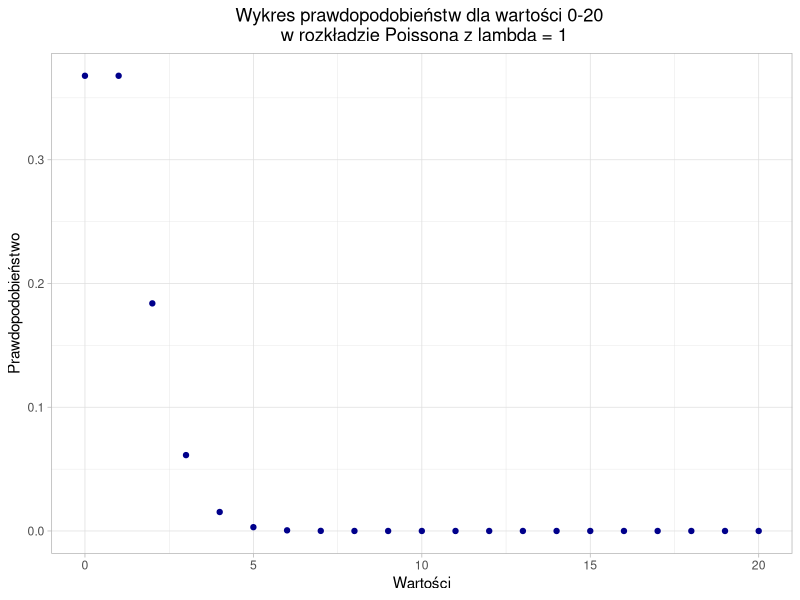
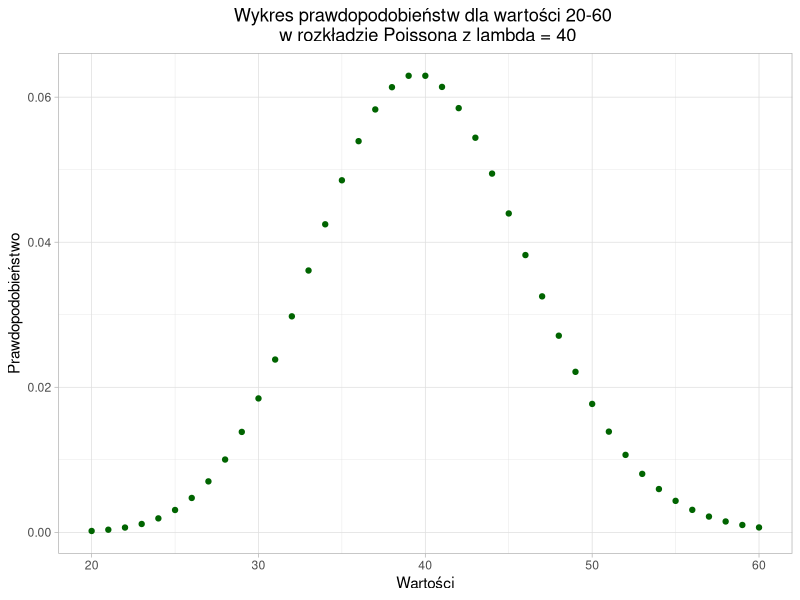
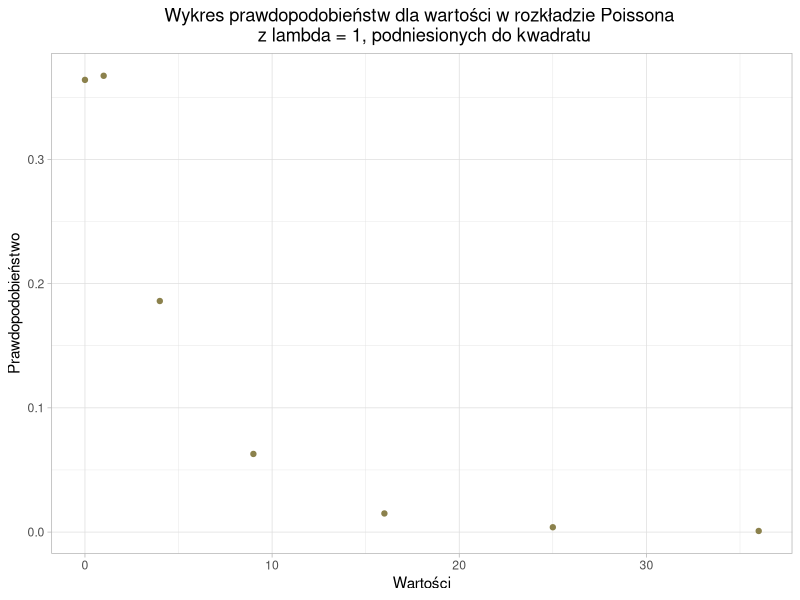
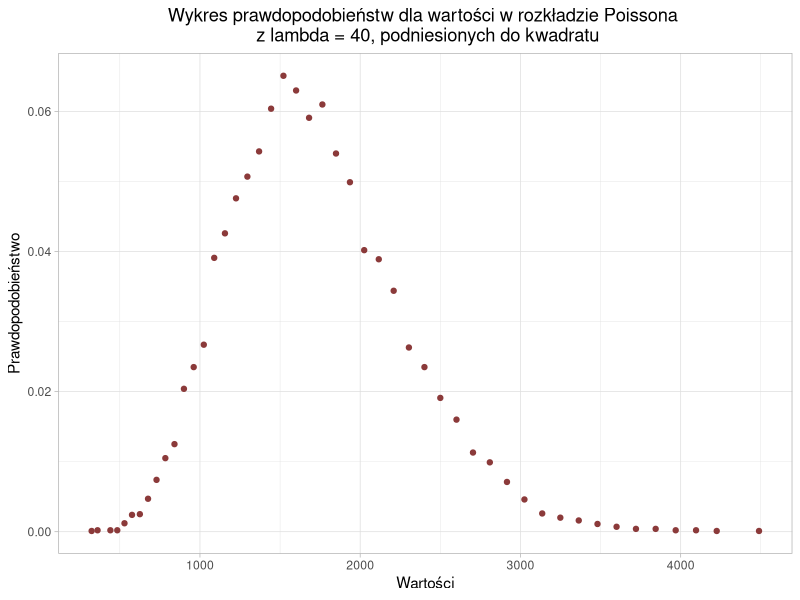
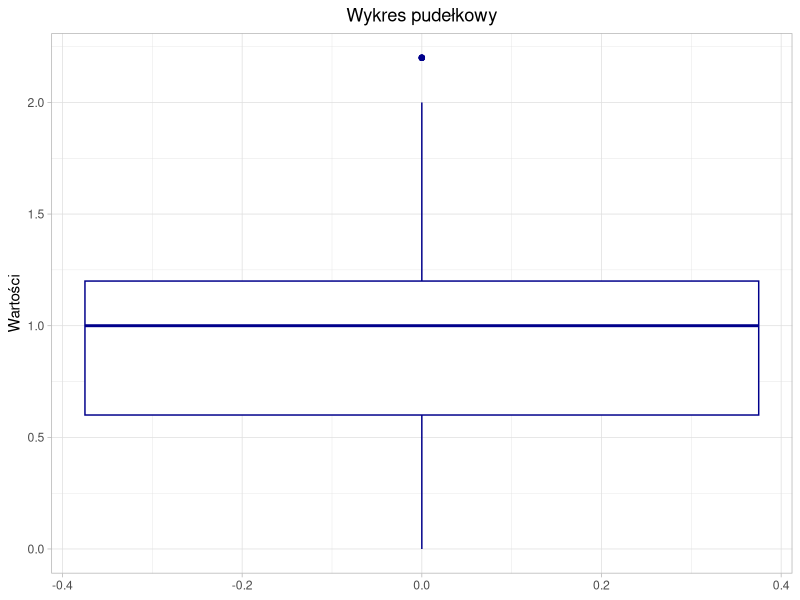
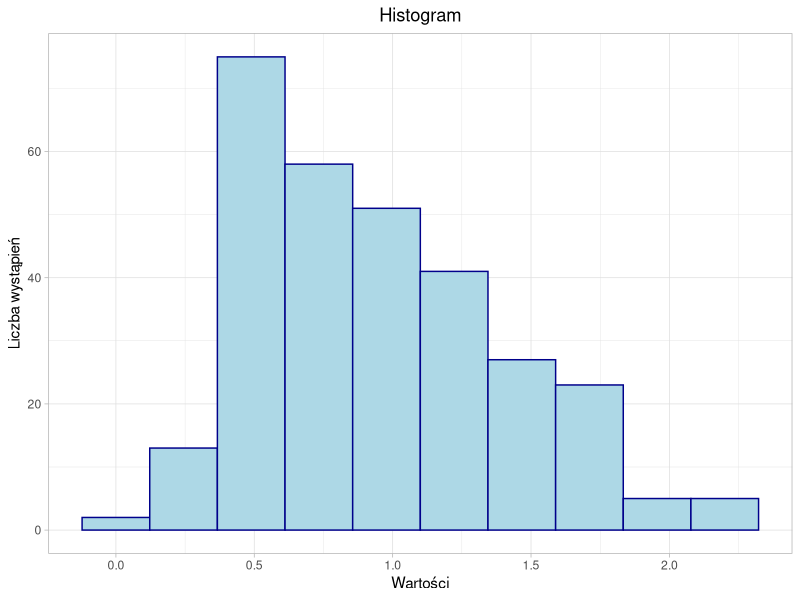
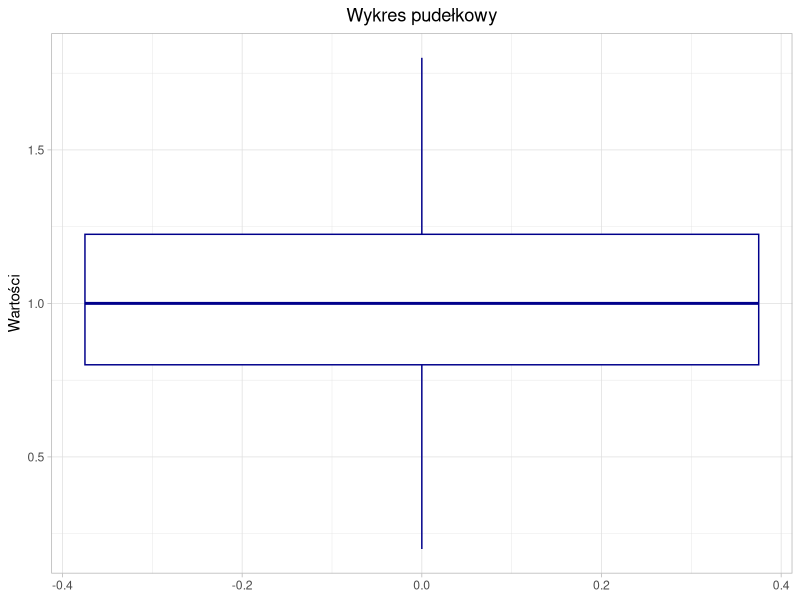
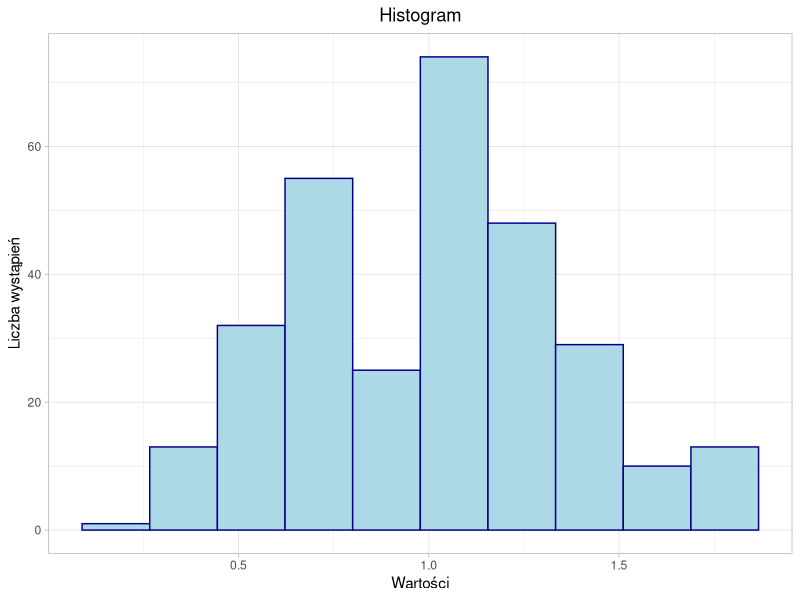

Recreate these plots in R, in order.
## ---- chunk 1
library(psych)
library(ggplot2)
library(dplyr)
## ---- chunk 2
set.seed(13)
## ---- chunk 3
ex <- 1
odchylenie <- 1
skosnosc <- 1
kurtoza <- 1
## ---- chunk 4
cat("Wartość oczekiwana: ", ex)
cat("Odchylenie standardowe: ", odchylenie)
cat("Współczynnik skośności: ", skosnosc)
cat("Kurtoza: ", kurtoza)
## ---- chunk 5
ggplot() +
  geom_point(aes(x = 0:20, y = dpois(0:20, 1)),
             color = "darkblue") +
  theme_light() +
  theme(plot.title = element_text(hjust = 0.5)) +
  labs(title = "Wykres prawdopodobieństw dla wartości 0-20 \n w rozkładzie Poissona z lambda = 1",
       x = "Wartości",
       y = "Prawdopodobieństwo")
## ---- chunk 6
ex <- 40
odchylenie <- sqrt(40)
skosnosc <- 1/sqrt(40)
kurtoza <- 1/40
## ---- chunk 7
cat("Wartość oczekiwana: ", ex)
cat("Odchylenie standardowe: ", odchylenie)
cat("Współczynnik skośności: ", skosnosc)
cat("Kurtoza: ", kurtoza)
## ---- chunk 8
ggplot() +
  geom_point(aes(x = 20:60, y = dpois(20:60, 40)),
             color = "darkgreen") +
  theme_light() +
  theme(plot.title = element_text(hjust = 0.5)) +
  labs(title = "Wykres prawdopodobieństw dla wartości 20-60 \n w rozkładzie Poissona z lambda = 40",
       x = "Wartości",
       y = "Prawdopodobieństwo")
## ---- chunk 9
x <- rpois(10000, 1)^2

ex <- mean(x)
odchylenie <- sd(x)
skosnosc <- skew(x)
kurtoza <- kurtosi(x)
## ---- chunk 10
cat("Wartość oczekiwana: ", ex)
cat("Odchylenie standardowe: ", odchylenie)
cat("Współczynnik skośności: ", skosnosc)
cat("Kurtoza: ", kurtoza)
## ---- chunk 11
prawd <- table(x)/10000
prawd
## ---- chunk 12
ggplot() +
  geom_point(aes(x = as.numeric(names(prawd)), y = as.numeric(prawd)),
             color = "lightgoldenrod4") +
  theme_light() +
  theme(plot.title = element_text(hjust = 0.5)) +
  labs(title = "Wykres prawdopodobieństw dla wartości w rozkładzie Poissona \n z lambda = 1, podniesionych do kwadratu",
       x = "Wartości",
       y = "Prawdopodobieństwo")
## ---- chunk 13
x <- rpois(10000, 40)^2

ex <- mean(x)
odchylenie <- sd(x)
skosnosc <- skew(x)
kurtoza <- kurtosi(x)
## ---- chunk 14
cat("Wartość oczekiwana: ", ex)
cat("Odchylenie standardowe: ", odchylenie)
cat("Współczynnik skośności: ", skosnosc)
cat("Kurtoza: ", kurtoza)
## ---- chunk 15
prawd <- table(x)/10000
prawd
## ---- chunk 16
ggplot() +
  geom_point(aes(x = as.numeric(names(prawd)), y = as.numeric(prawd)),
             color = "indianred4") +
  theme_light() +
  theme(plot.title = element_text(hjust = 0.5)) +
  labs(title = "Wykres prawdopodobieństw dla wartości w rozkładzie Poissona \n z lambda = 40, podniesionych do kwadratu",
       x = "Wartości",
       y = "Prawdopodobieństwo")
## ---- chunk 17
dane_los <- function(k, lambda) {
  dane_k <- list()
  for(i in 1:300) {
  dane <- rpois(k, lambda)
  dane_k[[i]] <- dane
  }
  return(dane_k)
}
## ---- chunk 18
dane_los_kwadrat <- function(k, lambda) {
  dane_k <- list()
  for(i in 1:300) {
    dane <- rpois(k, lambda)^2
    dane_k[[i]] <- dane
  }
  return(dane_k)
}
## ---- chunk 19
statystyki <- function(srednie) {
  srednia <- mean(srednie)
  odchylenie <- sd(srednie)
  skosnosc <- skew(srednie)
  kurtoza <- kurtosi(srednie)
  
  opisowe <- c(Średnia = srednia, Odchylenie = odchylenie, Skośność = skosnosc, Kurtoza = kurtoza)
  return(opisowe)
}
## ---- chunk 20
pudelkowy <- function(srednie) {
  pudelkowy <- ggplot() +
    geom_boxplot(aes(x = srednie),
                 color = "darkblue") +
    coord_flip() +
    theme_light() +
    theme(plot.title = element_text(hjust = 0.5)) +
    labs(title = "Wykres pudełkowy",
         x = "Wartości")
  return(pudelkowy)
}
## ---- chunk 21
histogram <- function(srednie) {
  histogram <- ggplot() +
    geom_histogram(aes(x = srednie),
                   bins = 10,
                   color = "darkblue",
                   fill = "lightblue") +
    theme_light() +
    theme(plot.title = element_text(hjust = 0.5)) +
    labs(title = "Histogram",
         x = "Wartości",
         y = "Liczba wystąpień")
  return(histogram)
}
## ---- chunk 22
all_dane_5_1 <- dane_los(5, 1)
srednie_dane_5_1 <- sapply(all_dane_5_1, mean)

statystyki_5_1 <- statystyki(srednie_dane_5_1)
## ---- chunk 23
pudelkowy(srednie_dane_5_1)
## ---- chunk 24
histogram(srednie_dane_5_1)
## ---- chunk 25
shapiro.test(srednie_dane_5_1)
## ---- chunk 26
all_dane_10_1 <- dane_los(10, 1)
srednie_dane_10_1 <- sapply(all_dane_10_1, mean)

statystyki_10_1 <- statystyki(srednie_dane_10_1)
## ---- chunk 27
pudelkowy(srednie_dane_10_1)
## ---- chunk 28
histogram(srednie_dane_10_1)
## ---- chunk 29
shapiro.test(srednie_dane_10_1)
## ---- chunk 30
all_dane_20_1 <- dane_los(20, 1)
srednie_dane_20_1 <- sapply(all_dane_20_1, mean)

statystyki_20_1 <- statystyki(srednie_dane_20_1)
## ---- chunk 31
pudelkowy(srednie_dane_20_1)
## ---- chunk 32
histogram(srednie_dane_20_1)
## ---- chunk 33
shapiro.test(srednie_dane_20_1)
## ---- chunk 34
all_dane_30_1 <- dane_los(30, 1)
srednie_dane_30_1 <- sapply(all_dane_30_1, mean)

statystyki_30_1 <- statystyki(srednie_dane_30_1)
## ---- chunk 35
pudelkowy(srednie_dane_30_1)
## ---- chunk 36
histogram(srednie_dane_30_1)
## ---- chunk 37
shapiro.test(srednie_dane_30_1)
## ---- chunk 38
all_dane_50_1 <- dane_los(50, 1)
srednie_dane_50_1 <- sapply(all_dane_50_1, mean)

statystyki_50_1 <- statystyki(srednie_dane_50_1)
## ---- chunk 39
pudelkowy(srednie_dane_50_1)
## ---- chunk 40
histogram(srednie_dane_50_1)
## ---- chunk 41
shapiro.test(srednie_dane_50_1)
## ---- chunk 42
all_dane_100_1 <- dane_los(100, 1)
srednie_dane_100_1 <- sapply(all_dane_100_1, mean)

statystyki_100_1 <- statystyki(srednie_dane_100_1)
## ---- chunk 43
pudelkowy(srednie_dane_100_1)
## ---- chunk 44
histogram(srednie_dane_100_1)
## ---- chunk 45
shapiro.test(srednie_dane_100_1)
## ---- chunk 46
all_dane_200_1 <- dane_los(200, 1)
srednie_dane_200_1 <- sapply(all_dane_200_1, mean)

statystyki_200_1 <- statystyki(srednie_dane_200_1)
## ---- chunk 47
pudelkowy(srednie_dane_200_1)
## ---- chunk 48
histogram(srednie_dane_200_1)
## ---- chunk 49
shapiro.test(srednie_dane_200_1)
## ---- chunk 50
all_dane_500_1 <- dane_los(500, 1)
srednie_dane_500_1 <- sapply(all_dane_500_1, mean)

statystyki_500_1 <- statystyki(srednie_dane_500_1)
## ---- chunk 51
pudelkowy(srednie_dane_500_1)
## ---- chunk 52
histogram(srednie_dane_500_1)
## ---- chunk 53
shapiro.test(srednie_dane_500_1)
## ---- chunk 54
all_dane_1000_1 <- dane_los(1000, 1)
srednie_dane_1000_1 <- sapply(all_dane_1000_1, mean)

statystyki_1000_1 <- statystyki(srednie_dane_1000_1)
## ---- chunk 55
pudelkowy(srednie_dane_1000_1)
## ---- chunk 56
histogram(srednie_dane_1000_1)
## ---- chunk 57
shapiro.test(srednie_dane_1000_1)
## ---- chunk 58
zestawienie_1 <- t(data.frame(statystyki_5_1, statystyki_10_1, statystyki_20_1,
                              statystyki_30_1, statystyki_50_1, statystyki_100_1,
                              statystyki_200_1, statystyki_500_1, statystyki_1000_1))
rownames(zestawienie_1) <- c("K = 5", "K = 10", "K = 20", "K = 30", 
                             "K = 50", "K = 100", "K = 200", "K = 500", "K = 1000")
zestawienie_1
## ---- chunk 59
boxplot(srednie_dane_5_1, srednie_dane_10_1, srednie_dane_20_1,
        srednie_dane_30_1, srednie_dane_50_1, srednie_dane_100_1,
        srednie_dane_200_1, srednie_dane_500_1, srednie_dane_1000_1,
        col = 'lightblue',
        border = 'darkblue',
        names = c("5", "10", "20", "30", "50", "100", "200", "500", "1000"),
        main = "Wykresy pudełkowe w zależności od ilości danych K")
## ---- chunk 60
pudelkowy <- function(srednie) {
  pudelkowy <- ggplot() +
    geom_boxplot(aes(x = srednie),
                 color = "darkgreen") +
    coord_flip() +
    theme_light() +
    theme(plot.title = element_text(hjust = 0.5)) +
    labs(title = "Wykres pudełkowy",
         x = "Wartości")
  return(pudelkowy)
}

histogram <- function(srednie) {
  histogram <- ggplot() +
    geom_histogram(aes(x = srednie),
                   bins = 10,
                   color = "darkgreen",
                   fill = "lightgreen") +
    theme_light() +
    theme(plot.title = element_text(hjust = 0.5)) +
    labs(title = "Histogram",
         x = "Wartości",
         y = "Liczba wystąpień")
  return(histogram)
}
## ---- chunk 61
all_dane_5_40 <- dane_los(5, 40)
srednie_dane_5_40 <- sapply(all_dane_5_40, mean)

statystyki_5_40 <- statystyki(srednie_dane_5_40)
## ---- chunk 62
pudelkowy(srednie_dane_5_40)
## ---- chunk 63
histogram(srednie_dane_5_40)
## ---- chunk 64
shapiro.test(srednie_dane_5_40)
## ---- chunk 65
all_dane_10_40 <- dane_los(10, 40)
srednie_dane_10_40 <- sapply(all_dane_10_40, mean)

statystyki_10_40 <- statystyki(srednie_dane_10_40)
## ---- chunk 66
pudelkowy(srednie_dane_10_40)
## ---- chunk 67
histogram(srednie_dane_10_40)
## ---- chunk 68
shapiro.test(srednie_dane_10_40)
## ---- chunk 69
all_dane_20_40 <- dane_los(20, 40)
srednie_dane_20_40 <- sapply(all_dane_20_40, mean)

statystyki_20_40 <- statystyki(srednie_dane_20_40)
## ---- chunk 70
pudelkowy(srednie_dane_20_40)
## ---- chunk 71
histogram(srednie_dane_20_40)
## ---- chunk 72
shapiro.test(srednie_dane_20_40)
## ---- chunk 73
all_dane_30_40 <- dane_los(30, 40)
srednie_dane_30_40 <- sapply(all_dane_30_40, mean)

statystyki_30_40 <- statystyki(srednie_dane_30_40)
## ---- chunk 74
pudelkowy(srednie_dane_30_40)
## ---- chunk 75
histogram(srednie_dane_30_40)
## ---- chunk 76
shapiro.test(srednie_dane_30_40)
## ---- chunk 77
all_dane_50_40 <- dane_los(50, 40)
srednie_dane_50_40 <- sapply(all_dane_50_40, mean)

statystyki_50_40 <- statystyki(srednie_dane_50_40)
## ---- chunk 78
pudelkowy(srednie_dane_50_40)
## ---- chunk 79
histogram(srednie_dane_50_40)
## ---- chunk 80
shapiro.test(srednie_dane_50_40)
## ---- chunk 81
all_dane_100_40 <- dane_los(100, 40)
srednie_dane_100_40 <- sapply(all_dane_100_40, mean)

statystyki_100_40 <- statystyki(srednie_dane_100_40)
## ---- chunk 82
pudelkowy(srednie_dane_100_40)
## ---- chunk 83
histogram(srednie_dane_100_40)
## ---- chunk 84
shapiro.test(srednie_dane_100_40)
## ---- chunk 85
all_dane_200_40 <- dane_los(200, 40)
srednie_dane_200_40 <- sapply(all_dane_200_40, mean)

statystyki_200_40 <- statystyki(srednie_dane_200_40)
## ---- chunk 86
pudelkowy(srednie_dane_200_40)
## ---- chunk 87
histogram(srednie_dane_200_40)
## ---- chunk 88
shapiro.test(srednie_dane_200_40)
## ---- chunk 89
all_dane_500_40 <- dane_los(500, 40)
srednie_dane_500_40 <- sapply(all_dane_500_40, mean)

statystyki_500_40 <- statystyki(srednie_dane_500_40)
## ---- chunk 90
pudelkowy(srednie_dane_500_40)
## ---- chunk 91
histogram(srednie_dane_500_40)
## ---- chunk 92
shapiro.test(srednie_dane_500_40)
## ---- chunk 93
all_dane_1000_40 <- dane_los(1000, 40)
srednie_dane_1000_40 <- sapply(all_dane_1000_40, mean)

statystyki_1000_40 <- statystyki(srednie_dane_1000_40)
## ---- chunk 94
pudelkowy(srednie_dane_1000_40)
## ---- chunk 95
histogram(srednie_dane_1000_40)
## ---- chunk 96
shapiro.test(srednie_dane_1000_40)
## ---- chunk 97
zestawienie_40 <- t(data.frame(statystyki_5_40, statystyki_10_40, statystyki_20_40,
                               statystyki_30_40, statystyki_50_40, statystyki_100_40,
                               statystyki_200_40, statystyki_500_40, statystyki_1000_40))
rownames(zestawienie_40) <- c("K = 5", "K = 10", "K = 20", "K = 30", 
                             "K = 50", "K = 100", "K = 200", "K = 500", "K = 1000")
zestawienie_40
## ---- chunk 98
boxplot(srednie_dane_5_40, srednie_dane_10_40, srednie_dane_20_40,
        srednie_dane_30_40, srednie_dane_50_40, srednie_dane_100_40,
        srednie_dane_200_40, srednie_dane_500_40, srednie_dane_1000_40,
        col = 'lightgreen',
        border = 'darkgreen',
        names = c("5", "10", "20", "30", "50", "100", "200", "500", "1000"),
        main = "Wykresy pudełkowe w zależności od ilości danych K")
## ---- chunk 99
pudelkowy <- function(srednie) {
  pudelkowy <- ggplot() +
    geom_boxplot(aes(x = srednie),
                 color = "lightgoldenrod4") +
    coord_flip() +
    theme_light() +
    theme(plot.title = element_text(hjust = 0.5)) +
    labs(title = "Wykres pudełkowy",
         x = "Wartości")
  return(pudelkowy)
}

histogram <- function(srednie) {
  histogram <- ggplot() +
    geom_histogram(aes(x = srednie),
                   bins = 10,
                   color = "lightgoldenrod4",
                   fill = "lightgoldenrod") +
    theme_light() +
    theme(plot.title = element_text(hjust = 0.5)) +
    labs(title = "Histogram",
         x = "Wartości",
         y = "Liczba wystąpień")
  return(histogram)
}
## ---- chunk 100
all_dane_kw5_1 <- dane_los_kwadrat(5, 1)
srednie_dane_kw5_1 <- sapply(all_dane_kw5_1, mean)

statystyki_kw5_1 <- statystyki(srednie_dane_kw5_1)
## ---- chunk 101
pudelkowy(srednie_dane_kw5_1)
## ---- chunk 102
histogram(srednie_dane_kw5_1)
## ---- chunk 103
shapiro.test(srednie_dane_kw5_1)
## ---- chunk 104
all_dane_kw10_1 <- dane_los_kwadrat(10, 1)
srednie_dane_kw10_1 <- sapply(all_dane_kw10_1, mean)

statystyki_kw10_1 <- statystyki(srednie_dane_kw10_1)
## ---- chunk 105
pudelkowy(srednie_dane_kw10_1)
## ---- chunk 106
histogram(srednie_dane_kw10_1)
## ---- chunk 107
shapiro.test(srednie_dane_kw10_1)
## ---- chunk 108
all_dane_kw20_1 <- dane_los_kwadrat(20, 1)
srednie_dane_kw20_1 <- sapply(all_dane_kw20_1, mean)

statystyki_kw20_1 <- statystyki(srednie_dane_kw20_1)
## ---- chunk 109
pudelkowy(srednie_dane_kw20_1)
## ---- chunk 110
histogram(srednie_dane_kw20_1)
## ---- chunk 111
shapiro.test(srednie_dane_kw20_1)
## ---- chunk 112
all_dane_kw30_1 <- dane_los_kwadrat(30, 1)
srednie_dane_kw30_1 <- sapply(all_dane_kw30_1, mean)

statystyki_kw30_1 <- statystyki(srednie_dane_kw30_1)
## ---- chunk 113
pudelkowy(srednie_dane_kw30_1)
## ---- chunk 114
histogram(srednie_dane_kw30_1)
## ---- chunk 115
shapiro.test(srednie_dane_kw30_1)
## ---- chunk 116
all_dane_kw50_1 <- dane_los_kwadrat(50, 1)
srednie_dane_kw50_1 <- sapply(all_dane_kw50_1, mean)

statystyki_kw50_1 <- statystyki(srednie_dane_kw50_1)
## ---- chunk 117
pudelkowy(srednie_dane_kw50_1)
## ---- chunk 118
histogram(srednie_dane_kw50_1)
## ---- chunk 119
shapiro.test(srednie_dane_kw50_1)
## ---- chunk 120
all_dane_kw100_1 <- dane_los_kwadrat(100, 1)
srednie_dane_kw100_1 <- sapply(all_dane_kw100_1, mean)

statystyki_kw100_1 <- statystyki(srednie_dane_kw100_1)
## ---- chunk 121
pudelkowy(srednie_dane_kw100_1)
## ---- chunk 122
histogram(srednie_dane_kw100_1)
## ---- chunk 123
shapiro.test(srednie_dane_kw100_1)
## ---- chunk 124
all_dane_kw200_1 <- dane_los_kwadrat(200, 1)
srednie_dane_kw200_1 <- sapply(all_dane_kw200_1, mean)

statystyki_kw200_1 <- statystyki(srednie_dane_kw200_1)
## ---- chunk 125
pudelkowy(srednie_dane_kw200_1)
## ---- chunk 126
histogram(srednie_dane_kw200_1)
## ---- chunk 127
shapiro.test(srednie_dane_kw200_1)
## ---- chunk 128
all_dane_kw500_1 <- dane_los_kwadrat(500, 1)
srednie_dane_kw500_1 <- sapply(all_dane_kw500_1, mean)

statystyki_kw500_1 <- statystyki(srednie_dane_kw500_1)
## ---- chunk 129
pudelkowy(srednie_dane_kw500_1)
## ---- chunk 130
histogram(srednie_dane_kw500_1)
## ---- chunk 131
shapiro.test(srednie_dane_kw500_1)
## ---- chunk 132
all_dane_kw1000_1 <- dane_los_kwadrat(1000, 1)
srednie_dane_kw1000_1 <- sapply(all_dane_kw1000_1, mean)

statystyki_kw1000_1 <- statystyki(srednie_dane_kw1000_1)
## ---- chunk 133
pudelkowy(srednie_dane_kw1000_1)
## ---- chunk 134
histogram(srednie_dane_kw1000_1)
## ---- chunk 135
shapiro.test(srednie_dane_kw1000_1)
## ---- chunk 136
zestawienie_kw1 <- t(data.frame(statystyki_kw5_1, statystyki_kw10_1, statystyki_kw20_1,
                                statystyki_kw30_1, statystyki_kw50_1, statystyki_kw100_1,
                                statystyki_kw200_1, statystyki_kw500_1, statystyki_kw1000_1))
rownames(zestawienie_kw1) <- c("K = 5", "K = 10", "K = 20", "K = 30", 
                             "K = 50", "K = 100", "K = 200", "K = 500", "K = 1000")
zestawienie_kw1
## ---- chunk 137
boxplot(srednie_dane_kw5_1, srednie_dane_kw10_1, srednie_dane_kw20_1,
        srednie_dane_kw30_1,srednie_dane_kw50_1, srednie_dane_kw100_1,
        srednie_dane_kw200_1, srednie_dane_kw500_1, srednie_dane_kw1000_1,
        col = 'lightgoldenrod',
        border = 'lightgoldenrod4',
        names = c("5", "10", "20", "30", "50", "100", "200", "500", "1000"),
        main = "Wykresy pudełkowe w zależności od ilości danych K")
## ---- chunk 138
pudelkowy <- function(srednie) {
  pudelkowy <- ggplot() +
    geom_boxplot(aes(x = srednie),
                 color = "indianred4") +
    coord_flip() +
    theme_light() +
    theme(plot.title = element_text(hjust = 0.5)) +
    labs(title = "Wykres pudełkowy",
         x = "Wartości")
  return(pudelkowy)
}

histogram <- function(srednie) {
  histogram <- ggplot() +
    geom_histogram(aes(x = srednie),
                   bins = 10,
                   color = "indianred4",
                   fill = "indianred") +
    theme_light() +
    theme(plot.title = element_text(hjust = 0.5)) +
    labs(title = "Histogram",
         x = "Wartości",
         y = "Liczba wystąpień")
  return(histogram)
}
## ---- chunk 139
all_dane_kw5_40 <- dane_los_kwadrat(5, 40)
srednie_dane_kw5_40 <- sapply(all_dane_kw5_40, mean)

statystyki_kw5_40 <- statystyki(srednie_dane_kw5_40)
## ---- chunk 140
pudelkowy(srednie_dane_kw5_40)
## ---- chunk 141
histogram(srednie_dane_kw5_40)
## ---- chunk 142
shapiro.test(srednie_dane_kw5_40)
## ---- chunk 143
all_dane_kw10_40 <- dane_los_kwadrat(10, 40)
srednie_dane_kw10_40 <- sapply(all_dane_kw10_40, mean)

statystyki_kw10_40 <- statystyki(srednie_dane_kw10_40)
## ---- chunk 144
pudelkowy(srednie_dane_kw10_40)
## ---- chunk 145
histogram(srednie_dane_kw10_40)
## ---- chunk 146
shapiro.test(srednie_dane_kw10_40)
## ---- chunk 147
all_dane_kw20_40 <- dane_los_kwadrat(20, 40)
srednie_dane_kw20_40 <- sapply(all_dane_kw20_40, mean)

statystyki_kw20_40 <- statystyki(srednie_dane_kw20_40)
## ---- chunk 148
pudelkowy(srednie_dane_kw20_40)
## ---- chunk 149
histogram(srednie_dane_kw20_40)
## ---- chunk 150
shapiro.test(srednie_dane_kw20_40)
## ---- chunk 151
all_dane_kw30_40 <- dane_los_kwadrat(30, 40)
srednie_dane_kw30_40 <- sapply(all_dane_kw30_40, mean)

statystyki_kw30_40 <- statystyki(srednie_dane_kw30_40)
## ---- chunk 152
pudelkowy(srednie_dane_kw30_40)
## ---- chunk 153
histogram(srednie_dane_kw30_40)
## ---- chunk 154
shapiro.test(srednie_dane_kw30_40)
## ---- chunk 155
all_dane_kw50_40 <- dane_los_kwadrat(50, 40)
srednie_dane_kw50_40 <- sapply(all_dane_kw50_40, mean)

statystyki_kw50_40 <- statystyki(srednie_dane_kw50_40)
## ---- chunk 156
pudelkowy(srednie_dane_kw50_40)
## ---- chunk 157
histogram(srednie_dane_kw50_40)
## ---- chunk 158
shapiro.test(srednie_dane_kw50_40)
## ---- chunk 159
all_dane_kw100_40 <- dane_los_kwadrat(100, 40)
srednie_dane_kw100_40 <- sapply(all_dane_kw100_40, mean)

statystyki_kw100_40 <- statystyki(srednie_dane_kw100_40)
## ---- chunk 160
pudelkowy(srednie_dane_kw100_40)
## ---- chunk 161
histogram(srednie_dane_kw100_40)
## ---- chunk 162
shapiro.test(srednie_dane_kw100_40)
## ---- chunk 163
all_dane_kw200_40 <- dane_los_kwadrat(200, 40)
srednie_dane_kw200_40 <- sapply(all_dane_kw200_40, mean)

statystyki_kw200_40 <- statystyki(srednie_dane_kw200_40)
## ---- chunk 164
pudelkowy(srednie_dane_kw200_40)
## ---- chunk 165
histogram(srednie_dane_kw200_40)
## ---- chunk 166
shapiro.test(srednie_dane_kw200_40)
## ---- chunk 167
all_dane_kw500_40 <- dane_los_kwadrat(500, 40)
srednie_dane_kw500_40 <- sapply(all_dane_kw500_40, mean)

statystyki_kw500_40 <- statystyki(srednie_dane_kw500_40)
## ---- chunk 168
pudelkowy(srednie_dane_kw500_40)
## ---- chunk 169
histogram(srednie_dane_kw500_40)
## ---- chunk 170
shapiro.test(srednie_dane_kw500_40)
## ---- chunk 171
all_dane_kw1000_40 <- dane_los_kwadrat(1000, 40)
srednie_dane_kw1000_40 <- sapply(all_dane_kw1000_40, mean)

statystyki_kw1000_40 <- statystyki(srednie_dane_kw1000_40)
## ---- chunk 172
pudelkowy(srednie_dane_kw1000_40)
## ---- chunk 173
histogram(srednie_dane_kw1000_40)
## ---- chunk 174
shapiro.test(srednie_dane_kw1000_40)
## ---- chunk 175
zestawienie_kw40 <- t(data.frame(statystyki_kw5_40, statystyki_kw10_40, statystyki_kw20_40,
                                 statystyki_kw30_40, statystyki_kw50_40, statystyki_kw100_40,
                                 statystyki_kw200_40, statystyki_kw500_40, statystyki_kw1000_40))
rownames(zestawienie_kw40) <- c("K = 5", "K = 10", "K = 20", "K = 30", 
                               "K = 50", "K = 100", "K = 200", "K = 500", "K = 1000")
zestawienie_kw40
## ---- chunk 176
boxplot(srednie_dane_kw5_40, srednie_dane_kw10_40, srednie_dane_kw20_40,
        srednie_dane_kw30_40, srednie_dane_kw50_40, srednie_dane_kw100_40,
        srednie_dane_kw200_40, srednie_dane_kw500_40, srednie_dane_kw1000_40,
        col = 'indianred',
        border = 'indianred4',
        names = c("5", "10", "20", "30", "50", "100", "200", "500", "1000"),
        main = "Wykresy pudełkowe w zależności od ilości danych K")
